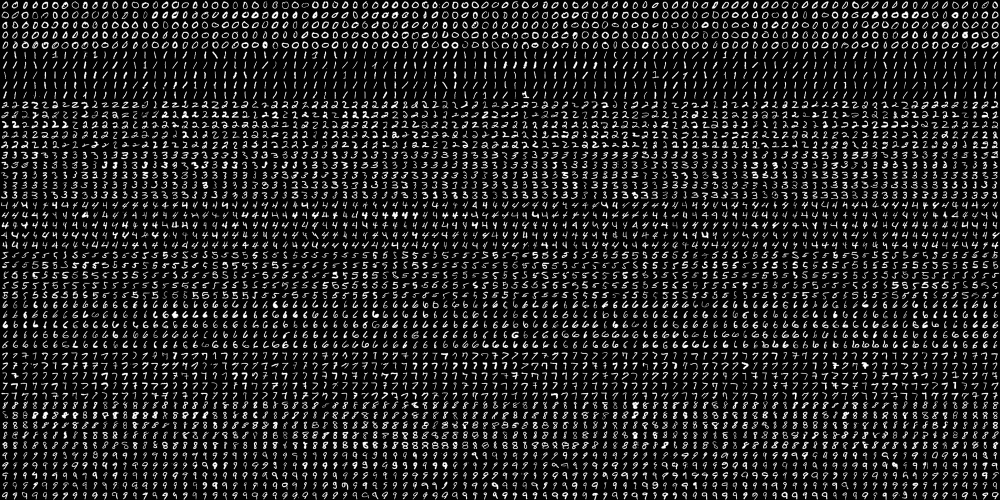
#> input picture MasterOpenCV_Alberto/10/digits.png, 2000 x 1000 px (shown at 1/2 size)
$ python knn_handwritten_digits_recognition_k.py
#> lines starting #> are read from the running program, lines starting #| are printed output that depends on the picture
"""
Handwritten digits recognition using KNN and raw pixels as features and varying k
"""

# Import required packages:
import cv2
import numpy as np
import matplotlib.pyplot as plt
from collections import defaultdict

# Constants:
SIZE_IMAGE = 20
NUMBER_CLASSES = 10


def load_digits_and_labels(big_image):
    """Returns all the digits from the 'big' image and creates the corresponding labels for each image"""
#> called with big_image = 'digits.png'

    # Load the 'big' image containing all the digits:
    digits_img = cv2.imread(big_image, 0)
#> digits_img is the input picture: shape (1000, 2000); min 0, max 255, mean 33.8

    # Get all the digit images from the 'big' image:
    number_rows = digits_img.shape[1] / SIZE_IMAGE
#> number_rows = 100
    rows = np.vsplit(digits_img, digits_img.shape[0] / SIZE_IMAGE)
#> rows = 50 items

    digits = []
    for row in rows:
        row_cells = np.hsplit(row, number_rows)
        for digit in row_cells:
            digits.append(digit)
#> this loop made 50 passes
#> after the loop, digits = 5000 items
    digits = np.array(digits)

    # Create the labels for each image:
    labels = np.repeat(np.arange(NUMBER_CLASSES), len(digits) / NUMBER_CLASSES)
#> labels = 5000 values from 0 to 9
    return digits, labels


def get_accuracy(predictions, labels):
    """Returns the accuracy based on the coincidences between predictions and labels"""

    accuracy = (np.squeeze(predictions) == labels).mean()
    return accuracy * 100


def raw_pixels(img):
    """Return raw pixels as feature from the image"""

    return img.flatten()


# Load all the digits and the corresponding labels:
digits, labels = load_digits_and_labels('digits.png')
#> labels = 5000 values from 0 to 9

# Shuffle data
# Constructs a random number generator:
rand = np.random.RandomState(1234)
# Randomly permute the sequence:
shuffle = rand.permutation(len(digits))
#> shuffle = 5000 values, max 4999 at index 2969, min 0 at index 1989, mean 2499.5
digits, labels = digits[shuffle], labels[shuffle]
#> labels = 5000 values, max 9 at index 6, min 0 at index 9, mean 4.5

# Compute the descriptors for all the images.
# In this case, the raw pixels are the feature descriptors
raw_descriptors = []
for img in digits:
    raw_descriptors.append(np.float32(raw_pixels(img)))
#> after the loop, raw_descriptors = 5000 items
raw_descriptors = np.squeeze(raw_descriptors)
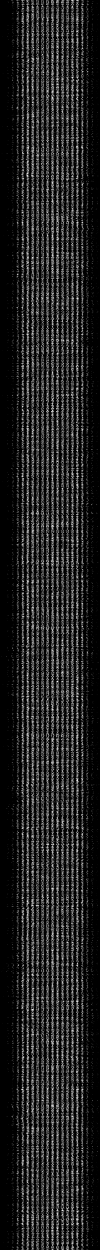
#> raw_descriptors: shape (5000, 400) float32 (shown at 1/4 size); min 0, max 255, mean 33.8

# At this point we split the data into training and testing (50% for each one):
partition = int(0.5 * len(raw_descriptors))
#> partition = 2500
raw_descriptors_train, raw_descriptors_test = np.split(raw_descriptors, [partition])
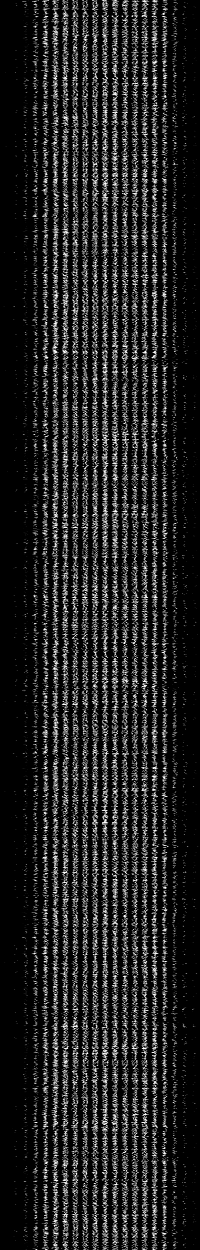
#> raw_descriptors_train: shape (2500, 400) float32 (shown at 1/2 size); min 0, max 255, mean 33.6
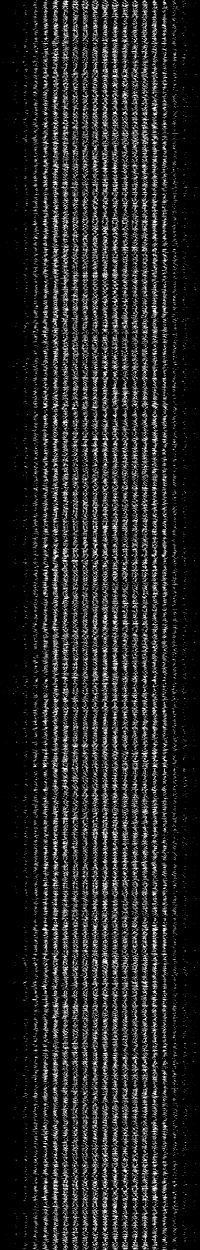
#> raw_descriptors_test: shape (2500, 400) float32 (shown at 1/2 size); min 0, max 255, mean 34
labels_train, labels_test = np.split(labels, [partition])
#> labels_train = 2500 values, max 9 at index 6, min 0 at index 9, mean 4.48; labels_test = 2500 values, max 9 at index 1, min 0 at index 4, mean 4.52

# Train the KNN model:
print('Training KNN model - raw pixels as features')
knn = cv2.ml.KNearest_create()
knn.train(raw_descriptors_train, cv2.ml.ROW_SAMPLE, labels_train)

# Create a dictionary to store the accuracy when testing:
results = defaultdict(list)

for k in np.arange(1, 10):
    ret, result, neighbours, dist = knn.findNearest(raw_descriptors_test, k)
    acc = get_accuracy(result, labels_test)
    print(" {}".format("%.2f" % acc))
    results['50'].append(acc)
#> this loop made 9 passes
#> (accuracy in get_accuracy, acc) on passes 1 to 9: (0.937, 93.72), (0.92, 91.96), (0.93, 93), (0.926, 92.64), (0.926, 92.6), (0.924, 92.4), (0.923, 92.28), (0.924, 92.44), (0.92, 91.96)
#|  93.72
#|  91.96
#|  93.00
#|  92.64
#|  92.60
#|  92.40
#|  92.28
#|  92.44
#> (further printed lines are left out)

# Show all results using matplotlib capabilities:
# Create the dimensions of the figure and set title:
fig = plt.figure(figsize=(12, 5))
plt.suptitle("k-NN handwritten digits recognition", fontsize=14, fontweight='bold')
fig.patch.set_facecolor('silver')

ax = plt.subplot(1, 1, 1)
ax.set_xlim(0, 10)
dim = np.arange(1, 10)
#> dim = [1, 2, 3, 4, 5, 6, 7, 8, 9]

for key in results:
    ax.plot(dim, results[key], linestyle='--', marker='o', label="50%")

plt.legend(loc='upper left', title="% training")
plt.title('Accuracy of the K-NN model varying k')
plt.xlabel("number of k")
plt.ylabel("accuracy")
plt.show()
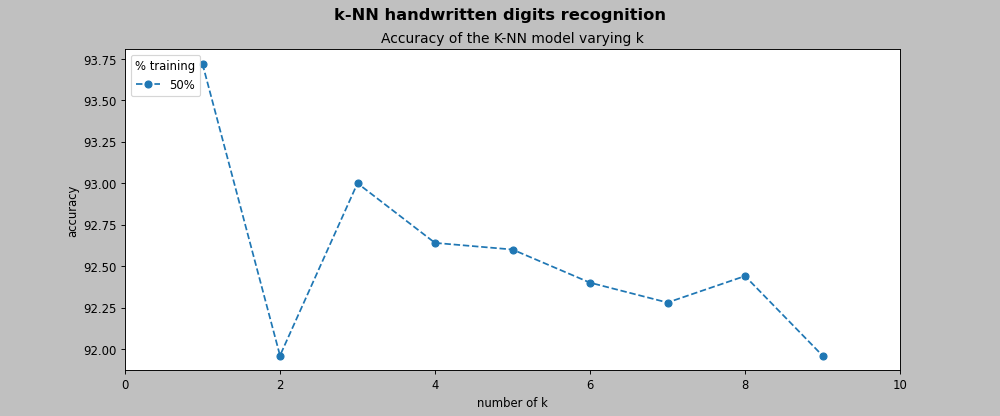
#> figure drawn by matplotlib, 1 panel
